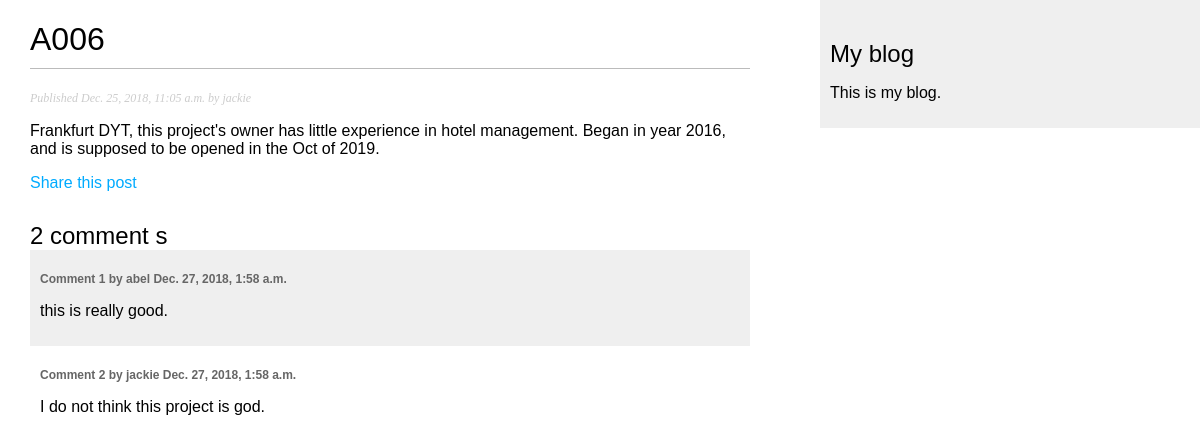
The app's page /blog/2018/12/25/a006/ with its own data.
### blog/models.py (models this page shows, shortened)
class Post(models.Model):
    STATUS_CHOICES = (
        ('draft', 'Draft'),
        ('published', 'Published'),
    )
    title = models.CharField(max_length=250)
    slug = models.SlugField(max_length=250,
                            unique_for_date='publish')
    author = models.ForeignKey(User,
                               on_delete=models.CASCADE,
                               related_name='blog_posts')
    body = models.TextField()
    publish = models.DateTimeField(default=timezone.now)
    created = models.DateTimeField(auto_now_add=True)
    updated = models.DateTimeField(auto_now=True)
    status = models.CharField(max_length=10,
                              choices=STATUS_CHOICES,
                              default='draft')
    objects = models.Manager() # The default manager.
    published = PublishedManager() # Our custom manager.
    class Meta:
        ordering = ('-publish',)

class Comment(models.Model):
    post = models.ForeignKey(Post,
                             on_delete=models.CASCADE,
                             related_name='comments')
    name = models.CharField(max_length=80)
    email = models.EmailField()
    body = models.TextField()
    created = models.DateTimeField(auto_now_add=True)
    updated = models.DateTimeField(auto_now_add=True)
    active = models.BooleanField(default=True)
    class Meta:
        ordering = ('created',)

### blog/views.py (the view)
def post_detail(request, year, month, day, post):
    post = get_object_or_404(Post, slug=post,
                                   status='published',
                                   publish__year=year,
                                   publish__month=month,
                                   publish__day=day)
    comments = post.comments.filter(active=True)  #got all active comments related to specifed post to variable 'comments'.
    new_comment = None  #initiate a virable.
    if request.method == 'POST':
        comment_form = CommentForm(data=request.POST)
        if comment_form.is_valid():
            new_comment = comment_form.save(commit=False)
            new_comment.post = post
            new_comment.save()
    else:
        comment_form = CommentForm()
    return render(request,
                  'blog/post/detail.html',
                  {'post': post,
                   'comments':comments,   #added in 12.26
                   'new_comment':new_comment,   #added in 12.26
                   'comment_form':comment_form  #added in 12.26
                   })

### blog/templates/blog/post/detail.html (shortened to what this page needs)
{% extends "blog/base.html" %}
{% block content %}
  <h1>{{ post.title }}</h1>
  <p class="date">
    Published {{ post.publish }} by {{ post.author }}
  </p>
  {{ post.body|linebreaks }}
  <p>
    <a href="{% url "blog:post_share" %}">
       Share this post
    </a>
  </p>
  {% with comments.count as total_comments %}
    <h2>
      {{ total_comments }} comment {{ total_comments|pluralize }}
    </h2>
  {% endwith %}
  {% for comment in comments %}
    <div class="comment">
      <p class="info">
        Comment {{ forloop.counter }} by {{ comment.name }}
        {{ comment.created }}
      </p>
      {{ comment.body|linebreaks }}
    </div>
  {% empty %}
    <p> there are no comments yet.</p>
    {% endfor %}
{% endblock %}

### blog/static/css/blog.css (style rules this page uses)
body { margin:0; padding:0; font-family:helvetica, sans-serif; }
a { color:#00abff; text-decoration:none; }
h1 { font-weight:normal; border-bottom:1px solid #bbb; padding:0 0 10px 0; }
h2 { font-weight:normal; margin:30px 0 0; }
p.date { color:#ccc; font-family: georgia, serif; font-size: 12px; font-style: italic; }
.comment { padding:10px; }
.comment:nth-child(even) { background:#efefef; }
.comment .info { font-weight:bold; font-size:12px; color:#666; }

### records on screen
Post: title "A006", publish "Dec. 25, 2018, 11:05 a.m.", author "jackie", body "Frankfurt DYT, this project's owner has little experience in hotel management. Began in year 2016, and is supposed to be opened in the Oct of 2019."
Comment: name "abel", created "Dec. 27, 2018, 1:58 a.m.", body "this is really good."
Comment: name "jackie", created "Dec. 27, 2018, 1:58 a.m.", body "I do not think this project is god."

### other values on screen
{{ total_comments }} "2"
